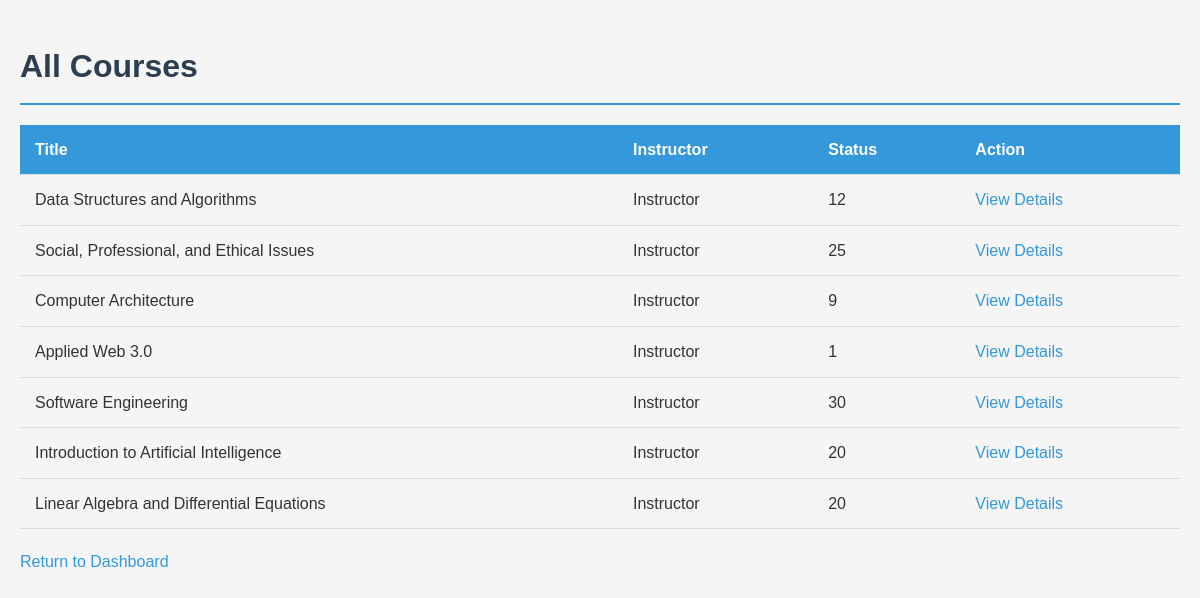
Page /all-courses/ (signed in) on the earlier database version.
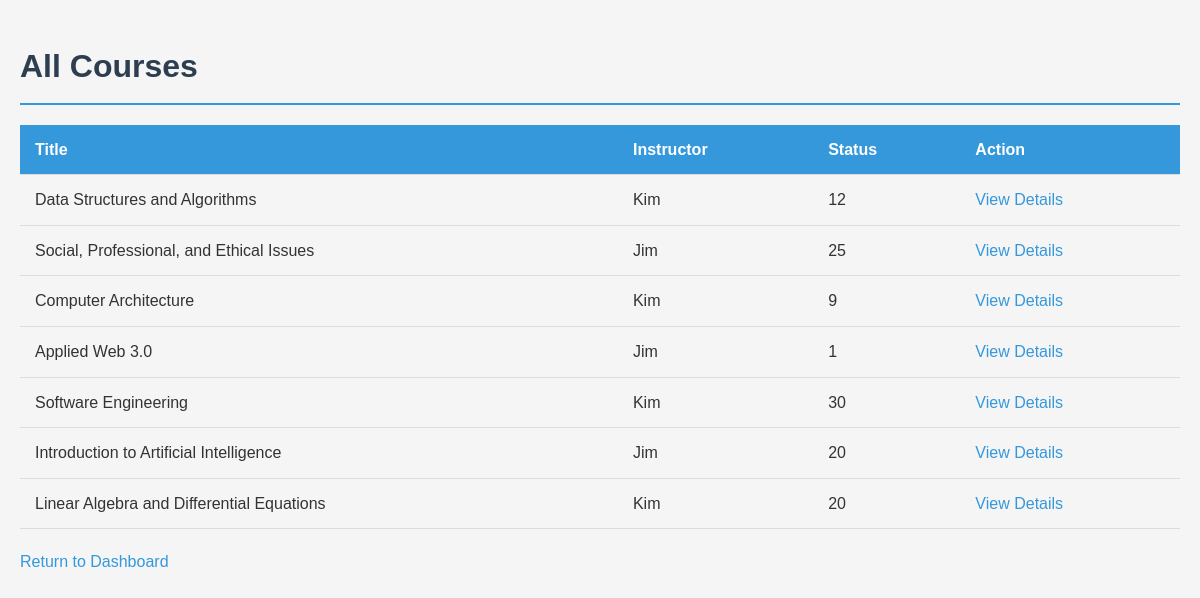
Same page on the later database version.
### administration/models.py (models this page shows, shortened)
class Course(models.Model):
    title = models.CharField(max_length=200)
    code = models.CharField(max_length=20, default='UNKN101')
    description = models.TextField()
    seat_limit = models.PositiveIntegerField()
    prerequisites = models.ManyToManyField('self', blank=True, symmetrical=False)
    instructor = models.ForeignKey(settings.AUTH_USER_MODEL,on_delete=models.SET_NULL, null=True, related_name='courses')

### student/views.py (the view)
# urls.py: path('all-courses/',                  login_required(student_all_courses),           name='student-view-all-courses'),
@login_required
def student_all_courses(request):
    courses = Course.objects.all().select_related('instructor').prefetch_related('prerequisites')
    return render(request, 'student/all_courses.html', {'courses': courses})

### templates/student/all_courses.html (shortened to what this page needs)
<!DOCTYPE html>
<html lang="en">
<head>
    {% load static %}
   <link rel="stylesheet" href="{% static 'css/style.css' %}">
</head>
<body>
    <h1>All Courses</h1>
    {% if courses %}
        <table>
            <tr>
                <th>Title</th>
                <th>Instructor</th>
                <th>Status</th>
                <th>Action</th>
            </tr>
            {% for course in courses %}
            <tr>
                <td>{{ course.title }}</td>
                <td>{{ course.instructor }}</td>
                <td>{{ course.seat_limit }}</td>
                <td>
                    <a href="{% url 'student-course-detail' course.id %}">View Details</a>
                </td>
            </tr>
            {% endfor %}
        </table>
    {% else %}
        <p>No courses found.</p>
    {% endif %}
    <p><a href="{% url 'student-dashboard' %}">Return to Dashboard</a></p>
</body>
</html>

Differences in the rows shown:
changed through a linked row, Course "Data Structures and Algorithms": instructor "Instructor" → "Kim"
changed Course "Social, Professional, and Ethical Issues": instructor "Instructor" → "Jim"
changed through a linked row, Course "Computer Architecture": instructor "Instructor" → "Kim"
changed Course "Applied Web 3.0": instructor "Instructor" → "Jim"
changed through a linked row, Course "Software Engineering": instructor "Instructor" → "Kim"
changed Course "Introduction to Artificial Intelligence": instructor "Instructor" → "Jim"
changed through a linked row, Course "Linear Algebra and Differential Equations": instructor "Instructor" → "Kim"
